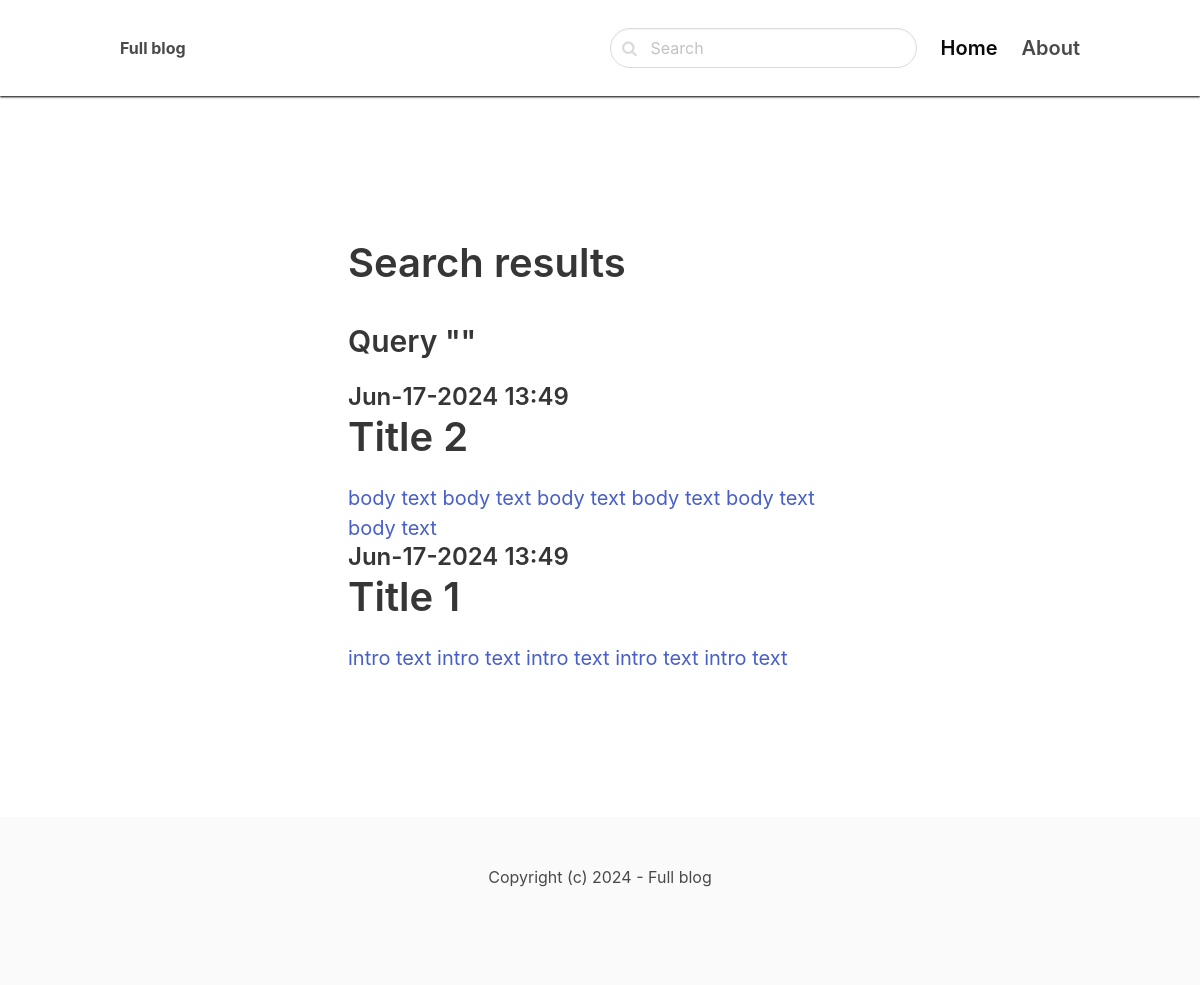
Screenshot of /search with the database file from the repository.
### blog/models.py (models this page shows, shortened)
class Post(models.Model):
     ACTIVE = 'active'
     DRAFT = 'draft'
     CHOICES_STATUS = [
          (ACTIVE, 'Active'),
          (DRAFT, 'Draft'),
     ]
     category = models.ForeignKey(Category, on_delete=models.CASCADE, related_name='posts')
     title = models.CharField(max_length=255)
     slug = models.SlugField(unique=True)
     intro = models.TextField()
     body = models.TextField()
     created_at = models.DateTimeField(auto_now_add=True)
     status = models.CharField(max_length=10, choices=CHOICES_STATUS, default=ACTIVE)
     image = models.ImageField(upload_to='uploads/', blank=True, null=True)
     class Meta:
          ordering = ('-created_at',)

### blog/views.py (the view)
# urls.py: path('search', views.search, name='search'),
def search(request):
  query = request.GET.get('query', '')
  posts = Post.objects.filter(Q(title__icontains=query) | Q(intro__icontains=query) | Q(body__icontains=query))
  return render(request, 'blog/search.html', {'posts': posts, 'query': query})

### blog/templates/blog/search.html (shortened to what this page needs)
{% extends 'core/base.html' %}
{% block content %}
    <section class="hero">
        <div class="hero-body">
            <div class="container">
                <section class="section">
                    <div class="columns">
                        <div class="column is-8 is-offset-2">
                            <div class="content is-medium">
                                <h1>Search results</h1>
                                <h3>Query "{{ query }}"</h3>
                            </div>
                            {% for post in posts %}
                                <a href="{% url 'post_detail' post.category.slug post.slug %}">
                                    <div class="content is-medium">
                                        <h2 class="subtitle is-4">{{ post.created_at|date:'M-d-Y H:i' }}</h2>
                                        <h1 class="title">{{ post.title }}</h1>
                                        <p>{{ post.intro }}</p>
                                    </div>
                                </a>
                            {% empty %}
                                <div class="content">
                                    <p>No results</p>
                                </div>
                            {% endfor %}
                        </div>
                    </div>
                </section>
            </div>
        </div>
    </section>
{% endblock %}

### rows the page displays
Post: created_at "Jun-17-2024 13:49", title "Title 2", intro "body text body text body text body text body text body text"
Post: created_at "Jun-17-2024 13:49", title "Title 1", intro "intro text intro text intro text intro text intro text"
